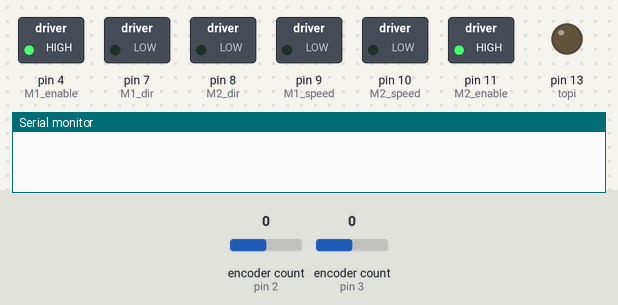
A sketch run on a simulated Arduino Uno, built with avr-gcc and run on an emulated ATmega328P. Parts: switched loads named in the sketch (green lamp = pin HIGH), output pins drawn as LEDs (lit = HIGH), the last lines printed to the serial monitor. Inputs (shaded band) come from the test bench; at power-on: encoder count (sensors on pin 2, pin 3) 0.

Above: at 0.1 s.
At 1.1 s:
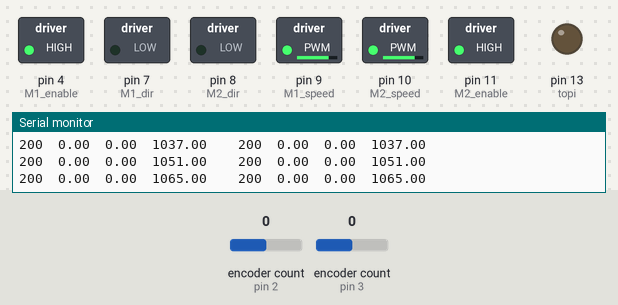
Timing chart, 0 to 2.6 s (numbered marks = the images above):
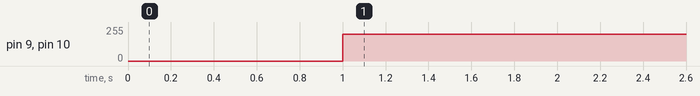

Measured:
- by itself, pin 9 (M1_speed), pin 10 (M2_speed): 0/255 → 200/255 at 1.0 s

The sketch:

data_collect.ino
```cpp
//included libraries
#include <Encoder.h>
#include <Wire.h>

//change given angle and distance
double target_d = 5;
double target_a = 0;

//current angle and position
double current_d = 0;
double current_a = 0;

//variables for controller
double kp = 0;
double ki = 0;
double e = 0;
double ts = 0;
double tc = 0;

//variables for motor 1 and encoder
const int input_A1 = 3;
const int input_B1 = 6;
const int M1_dir = 7;
const int M1_speed = 9;
const int M1_enable = 4;
const int M1_count = 0;
int M1_zero = 0;
Encoder wheel1(input_A1, input_B1);

//variables for calculation with motor 1
double count1 = 0;
int dir1 = 0;
int pwm1 = 200;
double theta1 = 0;
double thetaprev1 = 0;
double velo1 = 0;


//variables for motor 2 and encoder
const int input_A2 = 2;
const int input_B2 = 5;
const int M2_dir = 8;
const int M2_speed = 10;
const int M2_enable = 11;
const int M2_count = 0;
int M2_zero = 0;
Encoder wheel2(input_A2, input_B2);

//variables for calculation with motor 2
double count2 = 0;
int pwm2 = 255;
int dir2 = 0;
double velo2 = 0;
double theta2 = 0;
double thetaprev2 = 0;


//pin assignments for camera and pi
const int camera = 12;
const int topi = 13;

//variables for calculations
double currentTime = 0;
double timePrev = 0;
double fullroto = 3200;


void setup() {
  //configuring pins for motors and encoders
  pinMode(M1_speed, OUTPUT);
  pinMode(M1_dir, OUTPUT);
  pinMode(M1_enable, OUTPUT);
  digitalWrite(M1_enable, HIGH);

  pinMode(M2_speed, OUTPUT);
  pinMode(M2_dir, OUTPUT);
  pinMode(M2_enable, OUTPUT);
  digitalWrite(M2_enable, HIGH);

  //configuring pins to communicate to camera and pi
  pinMode(topi, OUTPUT);
  pinMode(camera, INPUT);
  M1_zero = wheel1.read();
  M2_zero = wheel2.read();

  //zero values at start
  current_d = 0;
  current_a = 0;
  M1_zero = wheel1.read();
  M2_zero = wheel2.read();

  Serial.begin(31250);
}

void loop() {
  currentTime = millis();
  count1 = wheel1.read();
  count2 = wheel2.read();

  theta1 = (count1 / fullroto) * 2 * PI;
  theta2 = (count2 / fullroto) * 2 * PI * -1;

  velo1 = (theta1 - thetaprev1) / ((currentTime - timePrev) / 1000);
  velo2 = (theta2 - thetaprev2) / ((currentTime - timePrev) / 1000);

  if (currentTime >= 1000 && currentTime <= 2500) {
    analogWrite(M1_speed, pwm1);
    digitalWrite(M1_dir, dir1);
    analogWrite(M2_speed, pwm1);
    digitalWrite(M2_dir, dir2);

    Serial.print(pwm1);
    Serial.print("\t");
    Serial.print(theta1);
    Serial.print("\t");
    Serial.print(velo1);
    Serial.print("\t");
    Serial.print(currentTime);

    Serial.print("\t");
    Serial.print("\t");

    Serial.print(pwm1);
    Serial.print("\t");
    Serial.print(theta2);
    Serial.print("\t");
    Serial.print(velo2);
    Serial.print("\t");
    Serial.print(currentTime);
    Serial.print("\n");
  }

  timePrev = currentTime;
  thetaprev1 = theta1;
  thetaprev2 = theta2;
}

// 200	0.00	0.00	1000.00		200	0.00	0.00	1000.00
// 200	0.00	0.00	1002.00		200	0.00	0.00	1002.00
// 200	0.00	0.65	1008.00		200	0.00	0.33	1008.00
// 200	0.04	2.52	1022.00		200	0.03	2.10	1022.00
// 200	0.09	3.53	1037.00		200	0.08	3.14	1037.00
// 200	0.16	4.49	1051.00		200	0.14	4.07	1051.00
// 200	0.22	4.77	1065.00		200	0.20	4.35	1065.00
// 200	0.30	4.97	1080.00		200	0.27	4.58	1080.00
// 200	0.36	4.77	1094.00		200	0.33	4.91	1094.00
// 200	0.45	5.89	1108.00		200	0.41	5.33	1108.00
// 200	0.53	5.37	1123.00		200	0.48	4.97	1123.00
// 200	0.61	6.31	1137.00		200	0.56	5.75	1137.00
// 200	0.70	5.89	1152.00		200	0.65	5.76	1152.00
// 200	0.80	6.73	1166.00		200	0.74	6.45	1166.00
// 200	0.89	6.73	1180.00		200	0.83	6.45	1180.00
// 200	0.99	6.54	1195.00		200	0.93	6.54	1195.00
// 200	1.09	6.81	1210.00		200	1.03	6.81	1210.00
// 200	1.20	7.57	1224.00		200	1.14	7.57	1224.00
// 200	1.31	7.46	1239.00		200	1.25	7.33	1239.00
// 200	1.43	8.27	1253.00		200	1.36	8.27	1253.00
// 200	1.54	8.41	1267.00		200	1.48	8.56	1267.00
// 200	1.67	8.12	1282.00		200	1.60	8.12	1282.00
// 200	1.79	8.84	1296.00		200	1.73	8.98	1296.00
// 200	1.92	9.12	1310.00		200	1.86	8.98	1310.00
// 200	2.04	8.38	1325.00		200	1.98	8.38	1325.00
// 200	2.17	9.26	1339.00		200	2.11	9.26	1339.00
// 200	2.31	9.54	1353.00		200	2.24	9.40	1353.00
// 200	2.44	9.16	1368.00		200	2.38	9.03	1368.00
// 200	2.58	10.10	1382.00		200	2.52	9.82	1382.00
// 200	2.73	9.69	1397.00		200	2.66	9.56	1397.00
// 200	2.87	9.29	1412.00		200	2.80	9.29	1412.00
// 200	3.01	10.10	1426.00		200	2.94	9.96	1426.00
// 200	3.16	10.38	1440.00		200	3.08	10.24	1440.00
// 200	3.31	9.45	1456.00		200	3.23	9.33	1456.00
// 200	3.45	10.24	1470.00		200	3.37	10.24	1470.00
// 200	3.60	10.34	1485.00		200	3.52	9.95	1485.00
// 200	3.76	10.21	1500.00		200	3.67	9.69	1500.00
// 200	3.91	10.94	1514.00		200	3.82	10.66	1514.00
// 200	4.06	10.21	1529.00		200	3.97	10.47	1529.00
// 200	4.22	9.69	1545.00		200	4.13	9.69	1545.00
// 200	4.37	10.52	1559.00		200	4.28	10.66	1559.00
// 200	4.52	11.08	1573.00		200	4.43	10.94	1573.00
// 200	4.68	9.69	1589.00		200	4.59	9.69	1589.00
// 200	4.82	10.52	1603.00		200	4.74	10.66	1603.00
// 200	4.98	10.34	1618.00		200	4.89	10.60	1618.00
// 200	5.13	9.69	1634.00		200	5.05	9.94	1634.00
// 200	5.28	10.66	1648.00		200	5.21	11.08	1648.00
// 200	5.44	11.36	1662.00		200	5.37	11.50	1662.00
// 200	5.60	9.82	1678.00		200	5.53	9.82	1678.00
// 200	5.75	10.94	1692.00		200	5.68	10.80	1692.00
// 200	5.91	10.06	1708.00		200	5.84	9.94	1708.00
// 200	6.07	11.22	1722.00		200	6.00	11.36	1722.00
// 200	6.23	10.60	1737.00		200	6.16	10.86	1737.00
// 200	6.39	9.82	1753.00		200	6.32	10.19	1753.00
// 200	6.54	11.22	1767.00		200	6.48	11.50	1767.00
// 200	6.70	10.60	1782.00		200	6.65	11.00	1782.00
// 200	6.86	10.47	1797.00		200	6.81	11.00	1797.00
// 200	7.02	10.60	1812.00		200	6.98	11.13	1812.00
// 200	7.18	10.73	1827.00		200	7.15	11.00	1827.00
// 200	7.34	10.73	1842.00		200	7.31	10.86	1842.00
// 200	7.50	10.60	1857.00		200	7.47	10.60	1857.00
// 200	7.66	10.47	1872.00		200	7.63	10.60	1872.00
// 200	7.82	10.73	1887.00		200	7.79	10.73	1887.00
// 200	7.98	10.73	1902.00		200	7.95	10.86	1902.00
// 200	8.14	10.73	1917.00		200	8.12	11.00	1917.00
// 200	8.30	10.73	1932.00		200	8.28	11.00	1932.00
// 200	8.46	10.73	1947.00		200	8.44	10.73	1947.00
// 200	8.63	10.19	1963.00		200	8.60	10.06	1963.00
// 200	8.79	10.86	1978.00		200	8.76	10.73	1978.00
// 200	8.95	11.50	1992.00		200	8.92	11.50	1992.00
// 200	9.11	10.06	2008.00		200	9.08	9.82	2008.00
// 200	9.27	11.36	2022.00		200	9.24	11.08	2022.00
// 200	9.43	10.60	2037.00		200	9.40	10.73	2037.00
// 200	9.59	10.06	2053.00		200	9.56	9.94	2053.00
// 200	9.74	11.08	2067.00		200	9.71	10.94	2067.00
// 200	9.91	10.86	2082.00		200	9.87	10.60	2082.00
// 200	10.07	10.73	2097.00		200	10.03	10.73	2097.00
// 200	10.24	10.55	2113.00		200	10.20	10.55	2113.00
// 200	10.41	11.39	2128.00		200	10.37	11.39	2128.00
// 200	10.58	10.43	2144.00		200	10.54	10.55	2144.00
// 200	10.74	10.31	2160.00		200	10.70	10.43	2160.00
// 200	10.91	10.31	2176.00		200	10.87	10.43	2176.00
// 200	11.07	11.00	2191.00		200	11.04	11.39	2191.00
// 200	11.23	10.19	2207.00		200	11.21	10.55	2207.00
// 200	11.40	10.19	2223.00		200	11.38	10.80	2223.00
// 200	11.56	11.00	2238.00		200	11.56	11.39	2238.00
// 200	11.72	10.19	2254.00		200	11.72	10.55	2254.00
// 200	11.89	10.43	2270.00		200	11.89	10.55	2270.00
// 200	12.06	11.26	2285.00		200	12.06	11.26	2285.00
// 200	12.22	10.86	2300.00		200	12.23	11.26	2300.00
// 200	12.39	9.59	2317.00		200	12.40	10.05	2317.00
// 200	12.54	10.60	2332.00		200	12.57	11.13	2332.00
// 200	12.71	10.19	2348.00		200	12.74	10.80	2348.00
// 200	12.87	11.00	2363.00		200	12.91	11.52	2363.00
// 200	13.04	10.43	2379.00		200	13.09	10.80	2379.00
// 200	13.21	10.43	2395.00		200	13.26	10.68	2395.00
// 200	13.37	11.13	2410.00		200	13.43	11.26	2410.00
// 200	13.54	10.31	2426.00		200	13.59	10.31	2426.00
// 200	13.71	10.43	2442.00		200	13.76	10.55	2442.00
// 200	13.87	11.00	2457.00		200	13.93	11.26	2457.00
// 200	14.04	10.31	2473.00		200	14.10	10.55	2473.00
// 200	14.20	10.31	2489.00		200	14.27	10.55	2489.00
```
